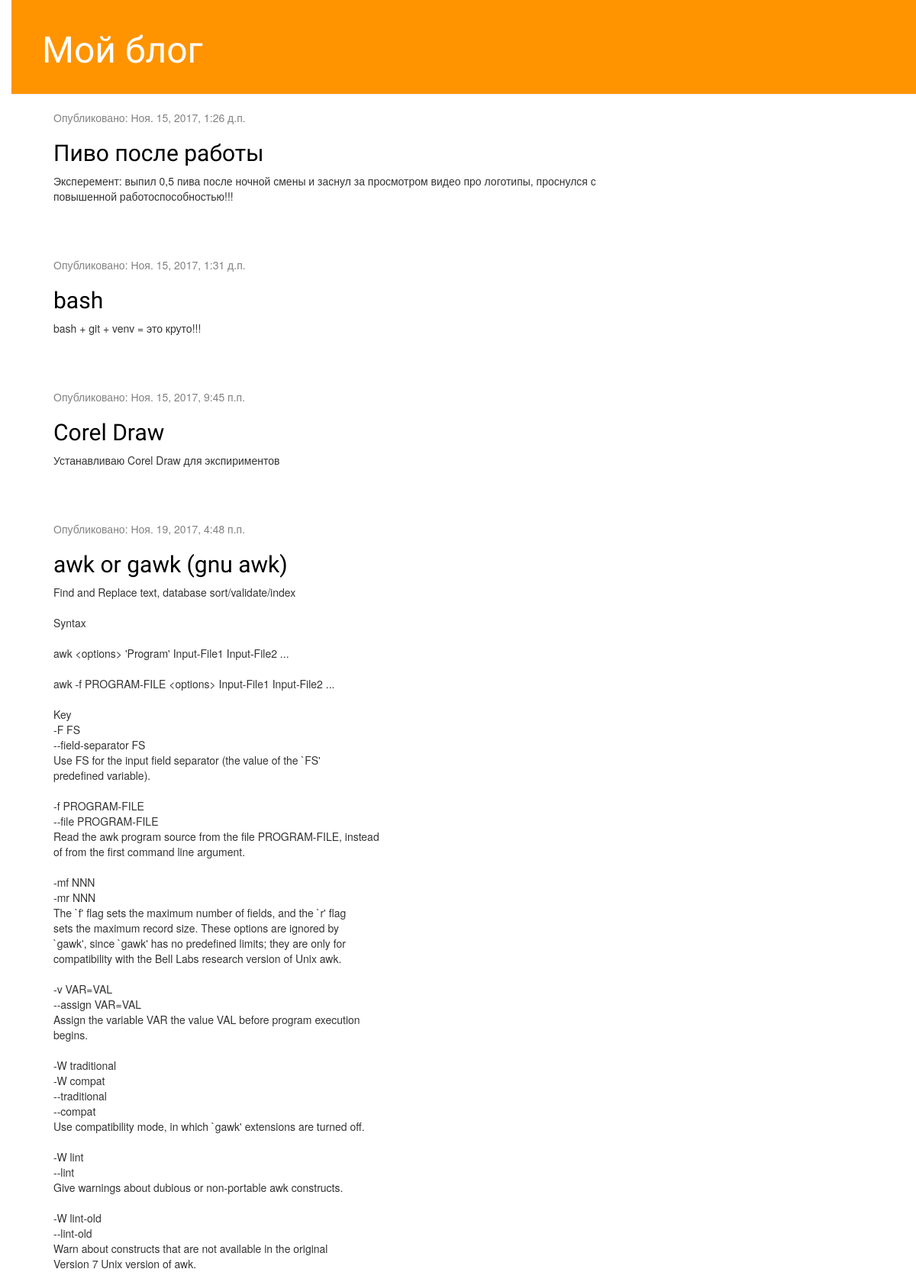
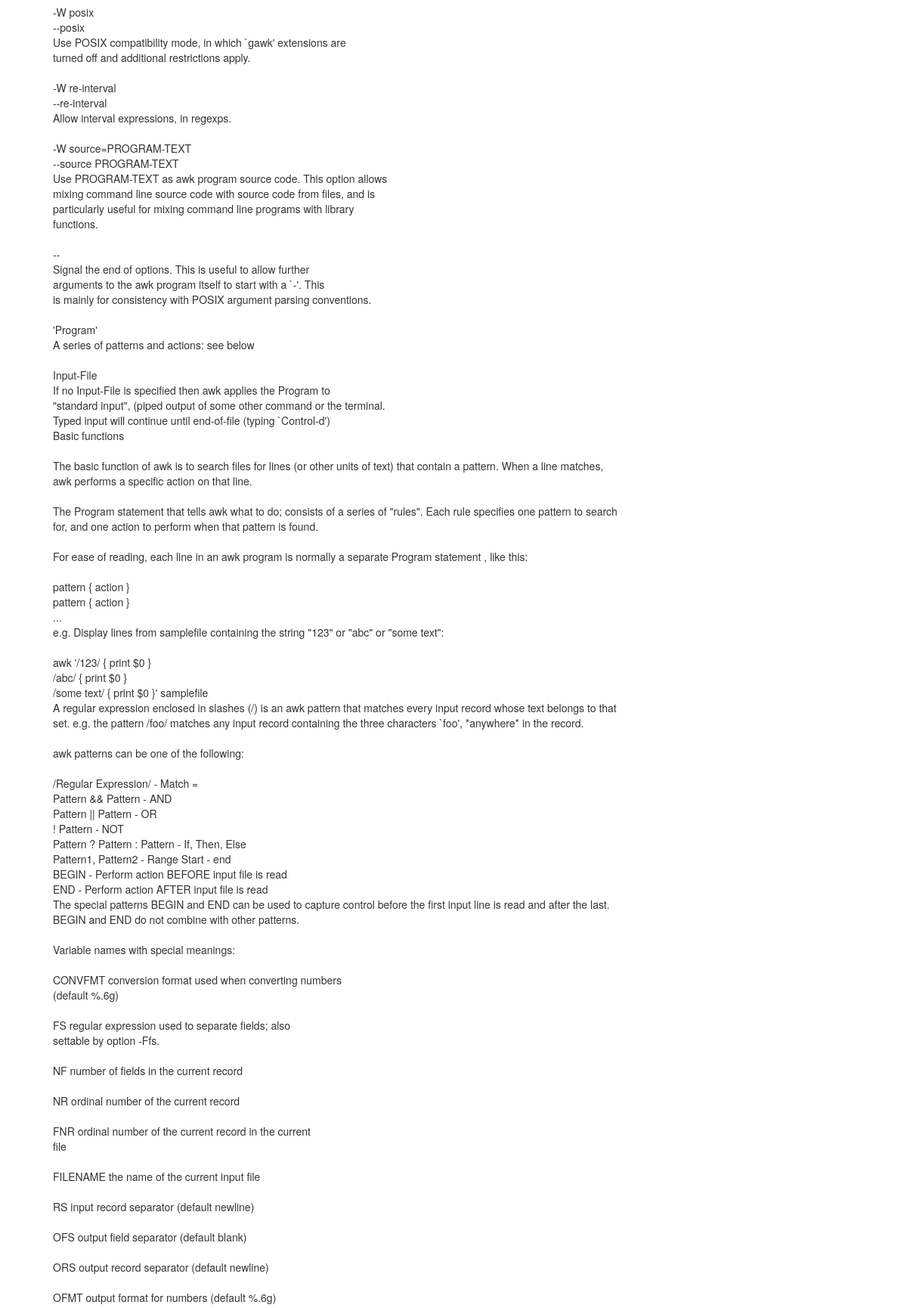
The page / (upper part) on the database its author committed (2 pictures, top to bottom).
### blog/models.py (models this page shows, shortened)
class Post(models.Model):
    author = models.ForeignKey('auth.User')
    title = models.CharField(max_length=200)
    text = models.TextField()
    created_date = models.DateTimeField(
            default=timezone.now)
    published_date = models.DateTimeField(
            blank=True, null=True)

### blog/views.py (the view)
# urls.py: url(r'^$', views.post_list, name='post_list'),
def post_list(request):
	posts = Post.objects.filter(published_date__lte=timezone.now()).order_by('published_date')
	return render(request, 'blog/post_list.html', {'posts': posts})

### blog/templates/blog/post_list.html
{% extends 'blog/base.html' %}
{% block content %}
{% for post in posts %}
    <div class="post">
        <div class="date">
            <p>Опубликовано: {{ post.published_date }}</p>
        </div>
        <h2><a href="{%url 'post_detail' pk=post.pk %}">{{ post.title }}</a></h1>
        <p>{{ post.text|linebreaksbr }}</p>
    </div>
{% endfor %}
{% endblock %}

### blog/templates/blog/base.html (shortened to what this page needs)
{% load staticfiles %}
<!DOCTYPE html>
<html lang="en">
<head>
	<link href="{% static 'css/bootstrap.min.css' %}"css" rel="stylesheet">
	<link href="{% static 'css/bootstrap-theme.min.css' %}"css" rel="stylesheet">
	<link rel="stylesheet" href="{% static 'css/blog.css' %}">
</head>
<body>
 <div class="page-header">
        <h1><a href="/">Мой блог</a></h1>
    </div>
    <div class="content container">
        <div class="row">
            <div class="col-md-8">
            {% block content %}
            {% endblock %}
            </div>
        </div>
    </div>
</body>
</html>

### blog/static/css/blog.css (style rules this page uses)
body { padding-left: 15px; }
h1 a { color: #FCA205; font-family: 'Lobster'; }
.page-header { background-color: #ff9400; margin-top: 0; padding: 20px 20px 20px 40px; }
.page-header h1, .page-header h1 a, .page-header h1 a:visited, .page-header h1 a:active { color: #ffffff; font-size: 36pt; text-decoration: none; }
.content { margin-left: 40px; }
h1, h2, h3, h4 { font-family: 'Lobster', cursive; }
.date { color: #828282; }
.post { margin-bottom: 70px; }
.post h2 a, .post h1 a:visited { color: #000000; }

### rows shown on the page
Post: published_date "Ноя. 15, 2017, 1:26 д.п.", title "Пиво после работы", text "Эксперемент: выпил 0,5 пива после ночной смены и заснул за просмотром видео про логотипы, проснулся с повышенной работоспособностью!!!"
Post: published_date "Ноя. 15, 2017, 1:31 д.п.", title "bash", text "bash + git + venv = это круто!!!"
Post: published_date "Ноя. 15, 2017, 9:45 п.п.", title "Corel Draw", text "Устанавливаю Corel Draw для экспириментов"
Post: published_date "Ноя. 19, 2017, 4:48 п.п.", title "awk or gawk (gnu awk)", text "Find and Replace text, database sort/validate/index Syntax awk <options> 'Program' Input-File1 Input-File2 ... awk -f PROGRAM-FILE <options> Input-File1 Input-File2 ... Key -F FS --field-separator FS Use FS for the input field separator (the value of the `FS' predefined variable). -f PROGRAM-FILE --file PROGRAM-FILE Read the awk program source from the file PROGRAM-FILE, instead of from the first command line argument. -mf NNN -mr NNN The `f' flag sets the maximum number of fields, and the `r' flag sets the maximum record size. These options are ignored by `gawk', since `gawk' has no predefined limits; they are only for compatibility with the Bell Labs research version of Unix awk. -v…"
